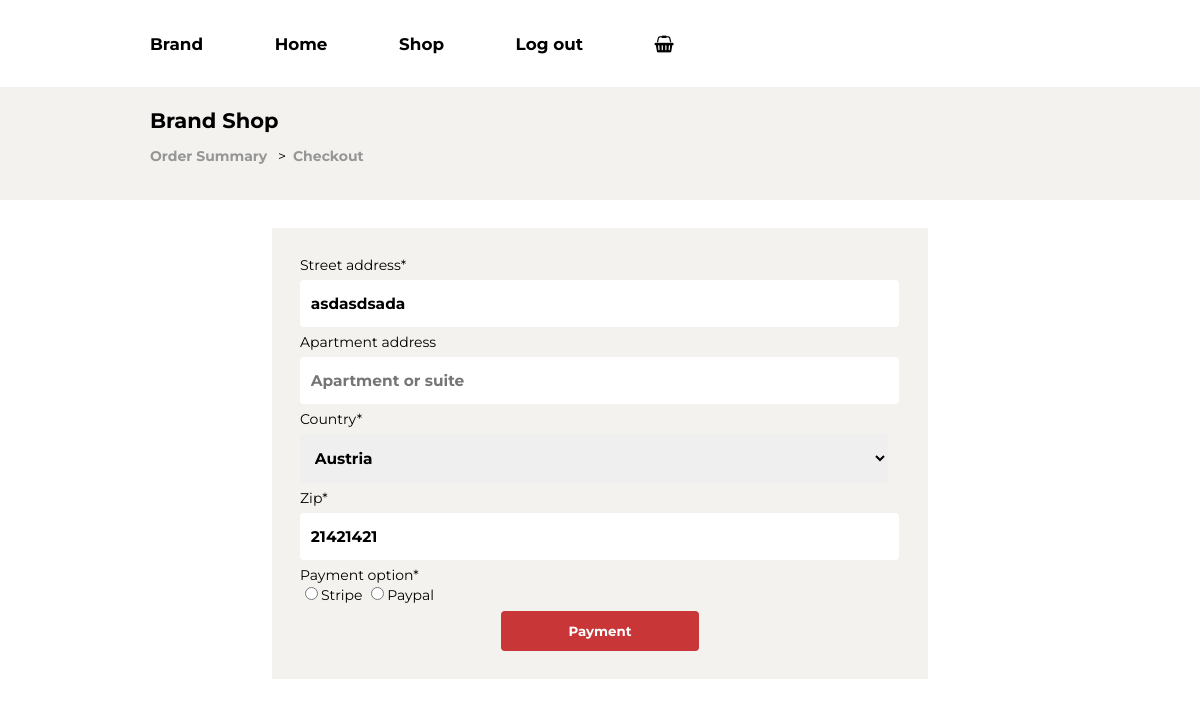
Page /checkout/ (signed in) on the committed database.
### checkout/models.py (models this page shows, shortened)
class BillingAddress(models.Model):
    user = models.ForeignKey(User, on_delete=models.CASCADE)
    street_address = models.CharField(max_length=100)
    apartment_address = models.CharField(max_length=100)
    country = CountryField(multiple=True)
    zip = models.CharField(max_length=100)

### checkout/views.py (the view, shortened to what this page needs)
# urls.py: path('', views.CheckoutView.as_view(), name='checkout'),
class CheckoutView(View):
    def get(self, *args, **kwargs):
        billing_address = BillingAddress.objects.filter(
            order__user = self.request.user, order__ordered = False
        )
        if billing_address.exists():
            form = CheckoutForm(initial={
                'street_address': billing_address[0].street_address,
                'apartment_address': billing_address[0].apartment_address,
                'country': billing_address[0].country,
                'zip': billing_address[0].zip
            })
        else:
            form = CheckoutForm()
        context = {
            'form':form
        }
        return render(self.request, 'checkout/checkout.html', context)

### checkout/forms.py
class CheckoutForm(forms.Form):
    street_address = forms.CharField(widget=forms.TextInput(attrs={
        'placeholder': '1234 Main St'
    }))
    apartment_address = forms.CharField(required=False, widget=forms.TextInput(attrs={
        'placeholder': 'Apartment or suite'
    }))
    country = CountryField(blank_label='Choose...').formfield()
    zip = forms.CharField()
    payment_option = forms.ChoiceField(
        widget=forms.RadioSelect, choices=PAYMENT_CHOICES)

### checkout/templates/checkout/checkout.html (shortened to what this page needs)
{% extends 'base.html' %}
{% block breadcrumb %}
  <li><a href="{% url 'shop:order-summary' %}"><strong>Order Summary</strong></a></li>
  <li><a href="#"><strong>Checkout</strong></a></li>
{% endblock %}
{% block content%}
  <div class="container-user">
    {% load crispy_forms_tags %}
    <form method="post">
      {{ form|crispy }}
      <button type="submit">Payment</button>
    </form>
  </div>
{% endblock %}

### static/simplewebshop/css/master.css (style rules this page uses)
body { margin:0; font-family: 'Montserrat', sans-serif; }
ul.breadcrumb li { display: inline; }
ul.breadcrumb li+li:before { padding: 0.5em; color: black; content: "\003E"; }
ul.breadcrumb li a { text-decoration: none; color:rgba(150, 150, 150, 1); }
.container-user { background-color:rgba(243, 242, 238, 1); padding:2em; width:33%; margin:auto; margin-top:2em; }
.container-user input[type=text], input[type=email], input[type=password], button, select { font-family: 'Montserrat', sans-serif; padding:0.9em 0 0.9em 0; margin:0.4em 0 0.4em 0; border: none; border-radius: 4px; display: inline-block; text-decoration: none; font-weight: bold; }
.container-user input[type=text], input[type=email], input[type=password], select { width:98%; font-size:1.1em; padding-left:0.7em; }
.container-user button { width:33%; background-color:rgba(200, 54, 55, 1); color:white; cursor:pointer; display: block; margin: 0 auto; margin-top: 0.5em; }
@media only screen and (max-width: 1300px) { body { font-size:14px; } }
@media only screen and (max-width: 1300px) { .container-user { width:50%; } }

### rows in the picture
BillingAddress: street_address "asdasdsada", country "Austria", zip "21421421"
